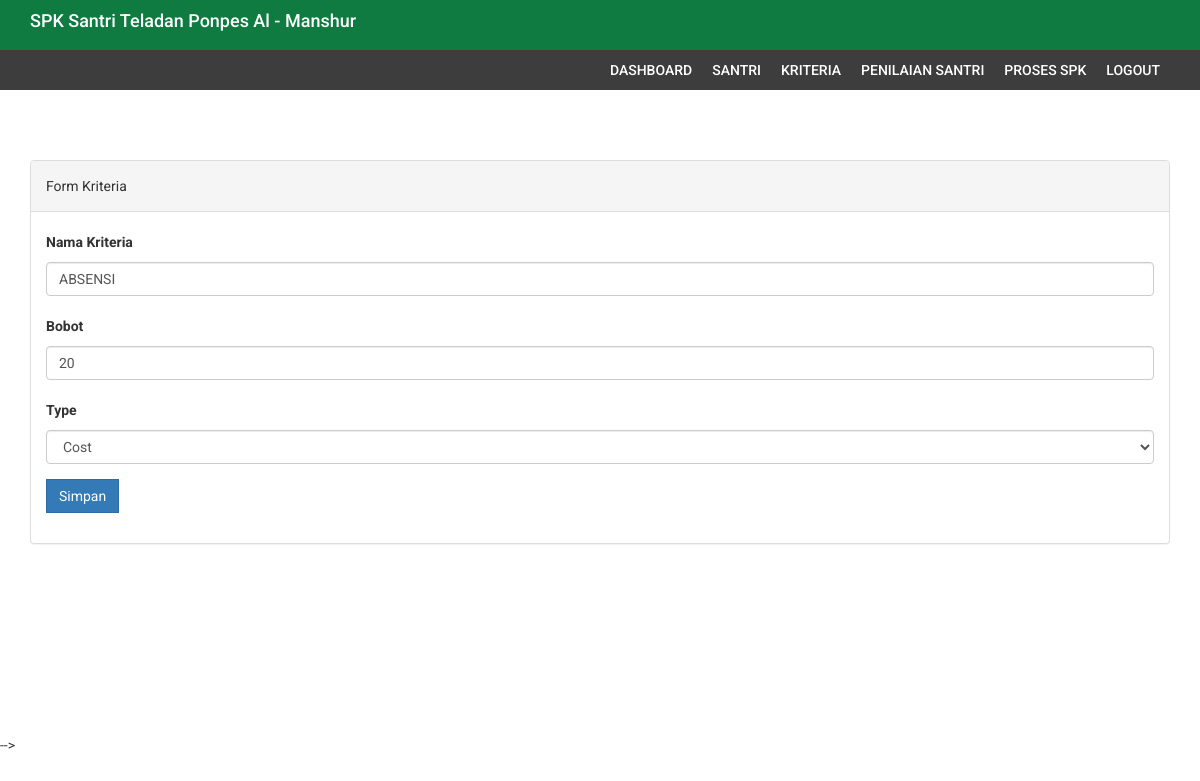
The app's page /edit_kriteria.php?id=13 (signed in) with its own data.
### tables this page shows
CREATE TABLE `kriteria` (
  `id_kriteria` int(11) NOT NULL,
  `kriteria` varchar(32) DEFAULT NULL,
  `bobot` float(5,2) DEFAULT NULL,
  `type` varchar(12) DEFAULT NULL
);

### db/db_config.php (called while the page is built, shortened)
<?php
	class database extends PDO{
		protected $dsn = 'mysql:host=localhost;dbname=db_spk_santri';
		protected $dsu = 'root';
		protected $dsp = '';
		private $cmd = '';
		function __construct(){
			try {
				$this->db = new PDO($this->dsn,$this->dsu,$this->dsp);
			} catch (PDOException $e) {
				echo $e->getMessage();
			}
		}
		function select($c,$t){
			$this->cmd = "select $c from $t";
			return $this;
		}
		function where($params){
			$this->cmd .= " where $params";
			return $this;
		}
		function get(){
			$q = $this->db->prepare($this->cmd);
			$q->execute();
			return $q->fetchAll();
		}
	}
?>

### edit_kriteria.php (the view, shortened to what this page needs)
<?php include 'header.php';?>
<?php include 'menu.php';?>
<div class="content-wrapper">
    <div class="container">
        <div class="row">
            <div class="col-md-12">
            <br/>
              <div class="panel panel-default">
                  <div class="panel-heading">
                    Form Kriteria
                  </div>
                  <div class="panel-body">
                      <form method="post" action="update_kriteria.php" enctype="multipart/form-data">
                          <?php foreach ($db->select('*','kriteria')->where('id_kriteria='.$_GET['id'])->get() as $data): ?>
                              <div class="form-group">
                                  <label for="nama">Nama Kriteria</label>
                                  <input type="text" class="form-control" id="kriteria" name="kriteria" value="<?= $data['kriteria']?>">
                              </div>
                              <div class="form-group">
                                  <label>Bobot</label>
                                  <input type="number" name="bobot" class="form-control bobot" value="<?= $data['bobot']?>" pattern="^[0-9\.\-\/]+$">
                              </div>
                              <div class="form-group">
                                  <label>Type</label>
                                  <select class="form-control" name="type">
                                      <option value="Cost" <?php if($data['type']=='Cost'){ echo 'selected'; }?>>Cost</option>
                                  </select>
                              </div>
                          <?php endforeach ?>
                          <div class="form-group">
                              <button class="btn btn-primary">Simpan</button>
                          </div>
                      </form>
                  </div>
              </div>
            </div>
        </div>
        </div>
    </div>
<?php include 'footer.php';?>

### assets/css/style.css (style rules this page uses)
body { font-family: "Roboto", sans-serif; line-height: 30px; }
.content-wrapper { margin-top: 40px; min-height: 600px; padding-bottom: 60px; }
.btn { border-radius: 0px; -webkit-border-radius: 0px; -moz-border-radius: 0px; }

### records on screen
kriteria: kriteria "ABSENSI", bobot "20", type "Cost"
